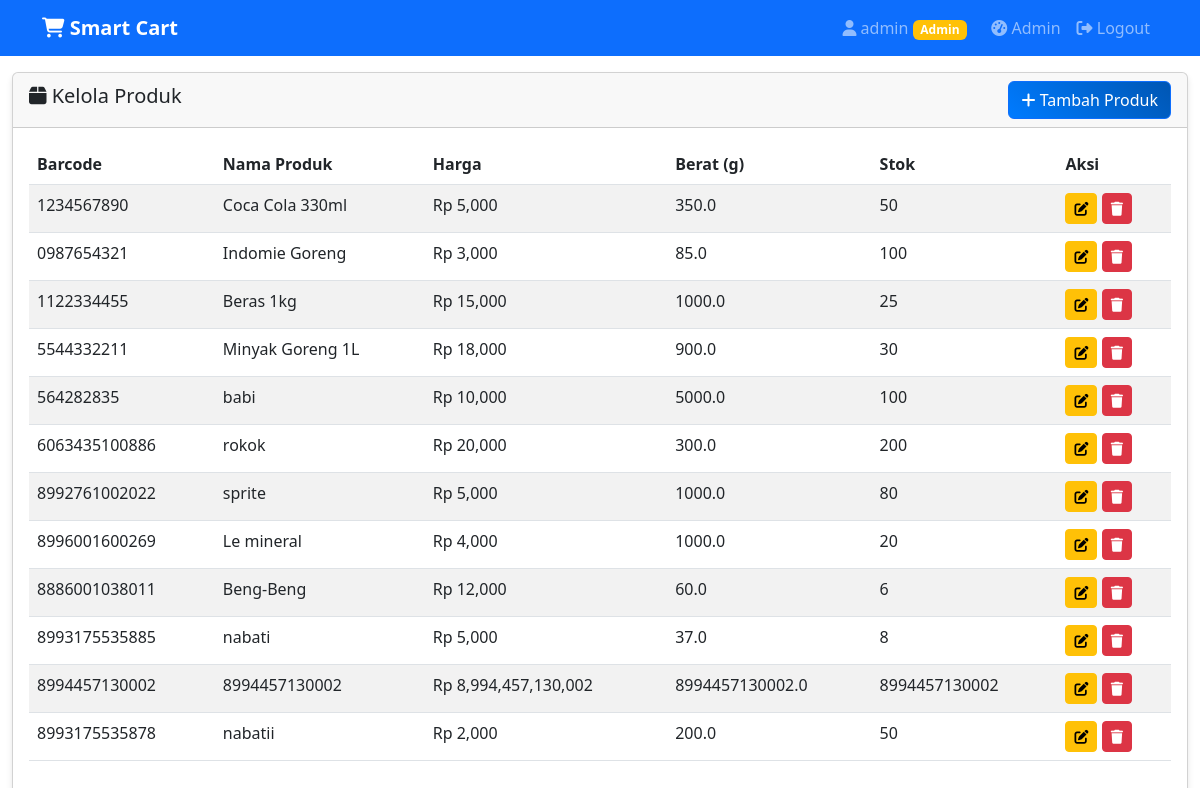
The app's page /admin/products (signed in) with its own data.
### app.py (models this page shows)
class Product(db.Model):
    id = db.Column(db.Integer, primary_key=True)
    barcode = db.Column(db.String(50), unique=True, nullable=False)
    name = db.Column(db.String(100), nullable=False)
    price = db.Column(db.Float, nullable=False)
    weight = db.Column(db.Float, nullable=False)  # Expected weight in grams
    stock = db.Column(db.Integer, default=0)
    created_at = db.Column(db.DateTime, default=lambda: datetime.now(timezone.utc))

### app.py (the view)
@app.route('/admin/products')
@admin_required
def admin_products():
    products = Product.query.all()
    count = len(products)
    send_lcd_message(f"Jumlah produk: {count}",
                   "Admin Produk",
                   "Jumlah produk:",
                   str(count),
                   f"Total: {count} items")
    return render_template('admin_products.html', products=products)

### app.py (called while the page is built)
def send_lcd_message(message, line1="", line2="", line3="", line4=""):
    global current_lcd_status
    try:
        current_lcd_status = {
            'message': message,
            'line1': line1 or message,
            'line2': line2,
            'line3': line3,
            'line4': line4,
            'timestamp': time.time()
        }
        lcd_message_queue.append(current_lcd_status.copy())
        logging.info(f"LCD Message updated: {message}")
        logging.info(f"Line1: {line1}, Line2: {line2}")
    except Exception as e:
        logging.error(f"Error updating LCD message: {e}")

def admin_required(f):
    @wraps(f)
    def decorated_function(*args, **kwargs):
        if 'user_id' not in session:
            flash('Silakan login terlebih dahulu.', 'warning')
            return redirect(url_for('login'))
        user = db.session.get(User, session['user_id'])
        if not user or user.role != 'admin':
            flash('Akses ditolak. Anda bukan administrator.', 'danger')
            return redirect(url_for('dashboard'))
        return f(*args, **kwargs)
    return decorated_function

### templates/admin_products.html (shortened to what this page needs)
{% extends "base.html" %}
{% block content %}
<div class="row mt-3">
    <div class="col-12">
        <div class="card">
            <div class="card-header d-flex justify-content-between align-items-center">
                <h5><i class="fas fa-box"></i> Kelola Produk</h5>
                <a href="{{ url_for('add_product') }}" class="btn btn-primary">
                    <i class="fas fa-plus"></i> Tambah Produk
                </a>
            </div>
            <div class="card-body">
                <div class="table-responsive">
                    <table class="table table-striped">
                        <thead>
                            <tr>
                                <th>Barcode</th>
                                <th>Nama Produk</th>
                                <th>Harga</th>
                                <th>Berat (g)</th>
                                <th>Stok</th>
                                <th>Aksi</th>
                            </tr>
                        </thead>
                        <tbody>
                            {% for product in products %}
                            <tr>
                                <td>{{ product.barcode }}</td>
                                <td>{{ product.name }}</td>
                                <td>Rp {{ "{:,.0f}".format(product.price) }}</td>
                                <td>{{ product.weight }}</td>
                                <td>{{ product.stock }}</td>
                                <td>
                                    <button class="btn btn-sm btn-warning">
                                        <i class="fas fa-edit"></i>
                                    </button>
                                    <button class="btn btn-sm btn-danger">
                                        <i class="fas fa-trash"></i>
                                    </button>
                                </td>
                            </tr>
                            {% endfor %}
                        </tbody>
                    </table>
                </div>
            </div>
        </div>
    </div>
</div>
{% endblock %}

### templates/base.html (shortened to what this page needs)
<!DOCTYPE html>
<html lang="id">
<head>
    <link href="https://cdnjs.cloudflare.com/ajax/libs/bootstrap/5.3.0/css/bootstrap.min.css" rel="stylesheet">
    <link href="https://cdnjs.cloudflare.com/ajax/libs/font-awesome/6.4.0/css/all.min.css" rel="stylesheet">
</head>
<body>
    <nav class="navbar navbar-expand-lg navbar-dark bg-primary">
        <div class="container">
            <a class="navbar-brand" href="{{ url_for('index') }}">
                <i class="fas fa-shopping-cart"></i> Smart Cart
            </a>
            <div class="navbar-nav ms-auto">
                {% if session.user_id %}
                    <span class="navbar-text me-3">
                        <i class="fas fa-user"></i> {{ session.username }}
                        {% if session.role == 'admin' %}
                            <span class="badge bg-warning">Admin</span>
                        {% endif %}
                    </span>
                    {% if session.role == 'admin' %}
                        <a class="nav-link" href="{{ url_for('admin_dashboard') }}">
                            <i class="fas fa-tachometer-alt"></i> Admin
                        </a>
                    {% else %}
                        <a class="nav-link" href="{{ url_for('dashboard') }}">
                            <i class="fas fa-home"></i> Dashboard
                        </a>
                    {% endif %}
                    <a class="nav-link" href="{{ url_for('logout') }}">
                        <i class="fas fa-sign-out-alt"></i> Logout
                    </a>
                {% else %}
                    <a class="nav-link" href="{{ url_for('login') }}">Login</a>
                    <a class="nav-link" href="{{ url_for('register') }}">Register</a>
                {% endif %}
            </div>
        </div>
    </nav>
    <main class="container-fluid">
        {% block content %}{% endblock %}
    </main>
</body>
</html>

### templates/base.html (style rules this page uses)
.navbar-brand { font-weight: bold; }
.card { box-shadow: 0 4px 6px rgba(0,0,0,0.1); }
.btn-primary { background: linear-gradient(45deg, #007bff, #0056b3); }

### records on screen
Product: barcode "1234567890", name "Coca Cola 330ml", price "5,000", weight "350.0", stock "50"
Product: barcode "0987654321", name "Indomie Goreng", price "3,000", weight "85.0", stock "100"
Product: barcode "1122334455", name "Beras 1kg", price "15,000", weight "1000.0", stock "25"
Product: barcode "5544332211", name "Minyak Goreng 1L", price "18,000", weight "900.0", stock "30"
Product: barcode "564282835", name "babi", price "10,000", weight "5000.0", stock "100"
Product: barcode "6063435100886", name "rokok", price "20,000", weight "300.0", stock "200"
Product: barcode "8992761002022", name "sprite", price "5,000", weight "1000.0", stock "80"
Product: barcode "8996001600269", name "Le mineral", price "4,000", weight "1000.0", stock "20"
Product: barcode "8886001038011", name "Beng-Beng", price "12,000", weight "60.0", stock "6"
Product: barcode "8993175535885", name "nabati", price "5,000", weight "37.0", stock "8"
Product: barcode "8994457130002", name "8994457130002", price "8,994,457,130,002", weight "8994457130002.0", stock "8994457130002"
Product: barcode "8993175535878", name "nabatii", price "2,000", weight "200.0", stock "50"

### other values on screen
{{ session.username }} "admin"
